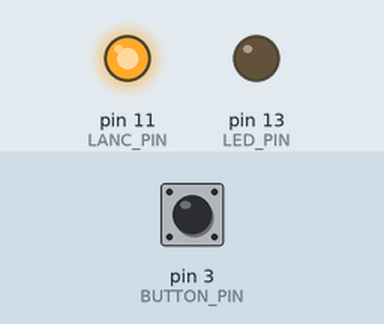
Simulated run of this sketch. Board: Arduino Uno, built with avr-gcc and run on an emulated ATmega328P. On the bench: output pins drawn as LEDs (lit = HIGH). The test bench sets the inputs (shaded band); at power-on: pin 3 (BUTTON_PIN) HIGH.

Above: at 2.5 s.
2.6 s: pin 3 (BUTTON_PIN) pulled LOW for 0.15 s
At 4.5 s:
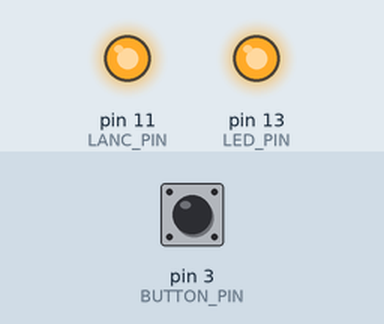
5.6 s: pin 3 (BUTTON_PIN) pulled LOW for 1 s
At 6.78 s:
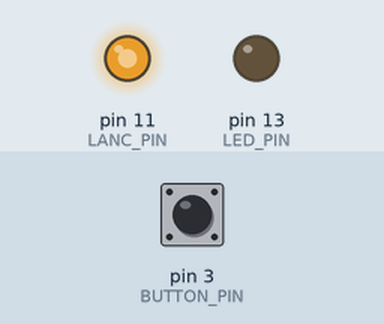
8.6 s: pin 3 (BUTTON_PIN) pulled LOW for 3.2 s
At 9.78 s:
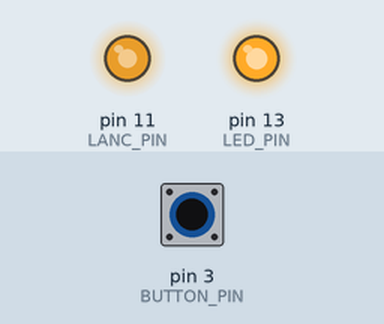
Timing chart, 0 to 11.6 s (numbered marks = the images above; inputs shaded):
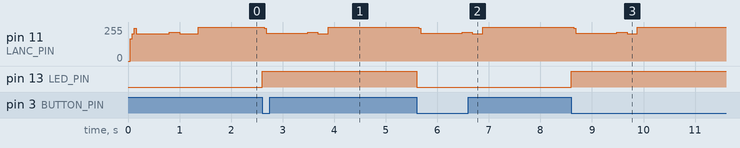

The sketch:

lanc_remote.ino
```cpp
#define LANC_PIN 11
#define BUTTON_PIN 3
#define LED_PIN 13

#define DEBUG 0
unsigned int bitDuration = 104;

unsigned long frameCounter = 0;

// Plug-in frames (3 blank frames)
byte plugInFrames[3][8] = {
  {0x00,0x00,0x00,0x00,0x00,0x00,0x00,0x00},
  {0x00,0x00,0x00,0x00,0x00,0x00,0x00,0x00},
  {0x00,0x00,0x00,0x00,0x00,0x00,0x00,0x00}
};

// Standby burst frames (30 frames) — replace with your actual capture if needed
byte standbyFrames[30][8] = {
  {0xFF,0xFF,0xB6,0xFF,0xEB,0xFF,0xFF,0xFF}
  // Repeat this frame 30 times or fill with captured data
};

// Record start frames (30 frames)
byte recordStartFrames[30][8] = {
  {0xFF,0xFF,0xB6,0xFF,0xFB,0xFF,0xFF,0xFF}
  // Fill with remaining captured frames
};

// Record stop frames (30 frames)
byte recordStopFrames[30][8] = {
  {0xFF,0xFF,0xB6,0xFF,0xEB,0xFF,0xFF,0xFF}
  // Fill with captured stop frames
};

// Send a single byte
void sendByte(byte b) {
  digitalWrite(LANC_PIN, LOW);
  delayMicroseconds(bitDuration);
  for (int i=0;i<8;i++){
    if (b & 0x01) digitalWrite(LANC_PIN, HIGH);
    else digitalWrite(LANC_PIN, LOW);
    b >>= 1;
    delayMicroseconds(bitDuration);
  }
  digitalWrite(LANC_PIN, HIGH);
  delayMicroseconds(bitDuration);
}

// Send a frame
void sendFrame(byte f[8]) {
  for (int i=0;i<8;i++) sendByte(f[i]);
  frameCounter++;
  if (DEBUG){
    Serial.print("TX Frame ");
    Serial.print(frameCounter);
    Serial.print(": ");
    for (int i=0;i<8;i++){
      if (f[i]<0x10) Serial.print("0");
      Serial.print(f[i], HEX); Serial.print(" ");
    }
    Serial.println();
  }
}

// Send array of frames
void sendFrameArray(byte frames[][8], int numFrames, unsigned int spacingMs){
  for (int i=0;i<numFrames;i++){
    sendFrame(frames[i]);
    delay(spacingMs);
  }
}

void setup(){
  pinMode(LANC_PIN, OUTPUT);
  digitalWrite(LANC_PIN, HIGH);
  pinMode(BUTTON_PIN, INPUT_PULLUP);
  pinMode(LED_PIN, OUTPUT);
  digitalWrite(LED_PIN, LOW);

  Serial.begin(115200);
  if (DEBUG) Serial.println("LANC Debug Sender Ready");
  frameCounter = 0;

  // Initial plug-in frames + standby
  if (DEBUG) Serial.println("Sending plug-in frames...");
  sendFrameArray(plugInFrames, 3, 20);
  if (DEBUG) Serial.println("Sending standby burst...");
  sendFrameArray(standbyFrames, 30, 33);
}

void loop(){
  static bool lastButtonState = HIGH;
  bool currentButton = digitalRead(BUTTON_PIN);

  if (lastButtonState == HIGH && currentButton == LOW){
    digitalWrite(LED_PIN, !digitalRead(LED_PIN));

    // Alternate start/stop each press
    static bool recording = false;
    if (!recording){
      if (DEBUG) Serial.println("Button pressed → sending record start frames...");
      sendFrameArray(recordStartFrames, 30, 33);
      recording = true;
    } else {
      if (DEBUG) Serial.println("Button pressed → sending record stop frames...");
      sendFrameArray(recordStopFrames, 30, 33);
      recording = false;
    }
    delay(500);
  }

  lastButtonState = currentButton;
}
```

Measured:
- after the input at 2.6 s, pin 11 (LANC_PIN): 255/255 → 208/255 at once, → 215/255 0.84 s later, → 205/255 0.20 s later, → 255/255 0.20 s later; pin 13 (LED_PIN): LOW → HIGH at once
- after the input at 5.6 s, pin 11 (LANC_PIN): 255/255 → 208/255 at once, → 215/255 0.84 s later, → 205/255 0.20 s later, → 255/255 0.20 s later; pin 13 (LED_PIN): HIGH → LOW at once
- after the input at 8.6 s, pin 11 (LANC_PIN): 255/255 → 208/255 at once, → 215/255 0.84 s later, → 205/255 0.20 s later, → 255/255 0.20 s later; pin 13 (LED_PIN): LOW → HIGH at once
